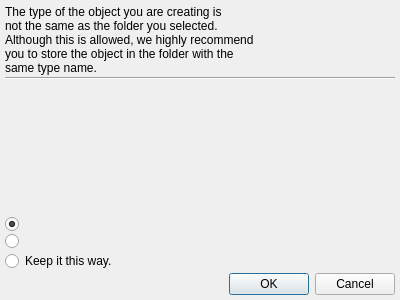
<?xml version="1.0" encoding="UTF-8"?>
<ui version="4.0">
 <class>MismatchDialog</class>
 <widget class="QDialog" name="MismatchDialog">
  <property name="geometry">
   <rect>
    <x>0</x>
    <y>0</y>
    <width>400</width>
    <height>300</height>
   </rect>
  </property>
  <property name="windowTitle">
   <string>Type Mismatched</string>
  </property>
  <layout class="QVBoxLayout" name="dialog-vbox1">
   <property name="spacing">
    <number>2</number>
   </property>
   <property name="margin">
    <number>5</number>
   </property>
   <item>
    <widget class="QLabel" name="label1">
     <property name="text">
      <string>The type of the object you are creating is
not the same as the folder you selected. 
Although this is allowed, we highly recommend
you to store the object in the folder with the
same type name.</string>
     </property>
     <property name="alignment">
      <set>Qt::AlignJustify|Qt::AlignVCenter</set>
     </property>
     <property name="wordWrap">
      <bool>true</bool>
     </property>
    </widget>
   </item>
   <item>
    <widget class="QFrame" name="hseparator1">
     <property name="frameShape">
      <enum>QFrame::HLine</enum>
     </property>
     <property name="frameShadow">
      <enum>QFrame::Sunken</enum>
     </property>
    </widget>
   </item>
   <item>
    <widget class="QLabel" name="folderName">
     <property name="margin">
      <number>20</number>
     </property>
    </widget>
   </item>
   <item>
    <widget class="QLabel" name="objectType"/>
   </item>
   <item>
    <layout class="QVBoxLayout" name="vbox2">
     <item>
      <widget class="QRadioButton" name="changeFolderButton">
       <property name="checked">
        <bool>true</bool>
       </property>
      </widget>
     </item>
     <item>
      <widget class="QRadioButton" name="changeTypeButton"/>
     </item>
     <item>
      <widget class="QRadioButton" name="justDoItButton">
       <property name="text">
        <string>Keep it this way.</string>
       </property>
      </widget>
     </item>
    </layout>
   </item>
   <item>
    <widget class="QDialogButtonBox" name="buttonBox">
     <property name="orientation">
      <enum>Qt::Horizontal</enum>
     </property>
     <property name="standardButtons">
      <set>QDialogButtonBox::Cancel|QDialogButtonBox::Ok</set>
     </property>
    </widget>
   </item>
  </layout>
 </widget>
 <resources/>
 <connections>
  <connection>
   <sender>buttonBox</sender>
   <signal>accepted()</signal>
   <receiver>MismatchDialog</receiver>
   <slot>accept()</slot>
   <hints>
    <hint type="sourcelabel">
     <x>248</x>
     <y>254</y>
    </hint>
    <hint type="destinationlabel">
     <x>157</x>
     <y>274</y>
    </hint>
   </hints>
  </connection>
  <connection>
   <sender>buttonBox</sender>
   <signal>rejected()</signal>
   <receiver>MismatchDialog</receiver>
   <slot>reject()</slot>
   <hints>
    <hint type="sourcelabel">
     <x>316</x>
     <y>260</y>
    </hint>
    <hint type="destinationlabel">
     <x>286</x>
     <y>274</y>
    </hint>
   </hints>
  </connection>
 </connections>
</ui> 
